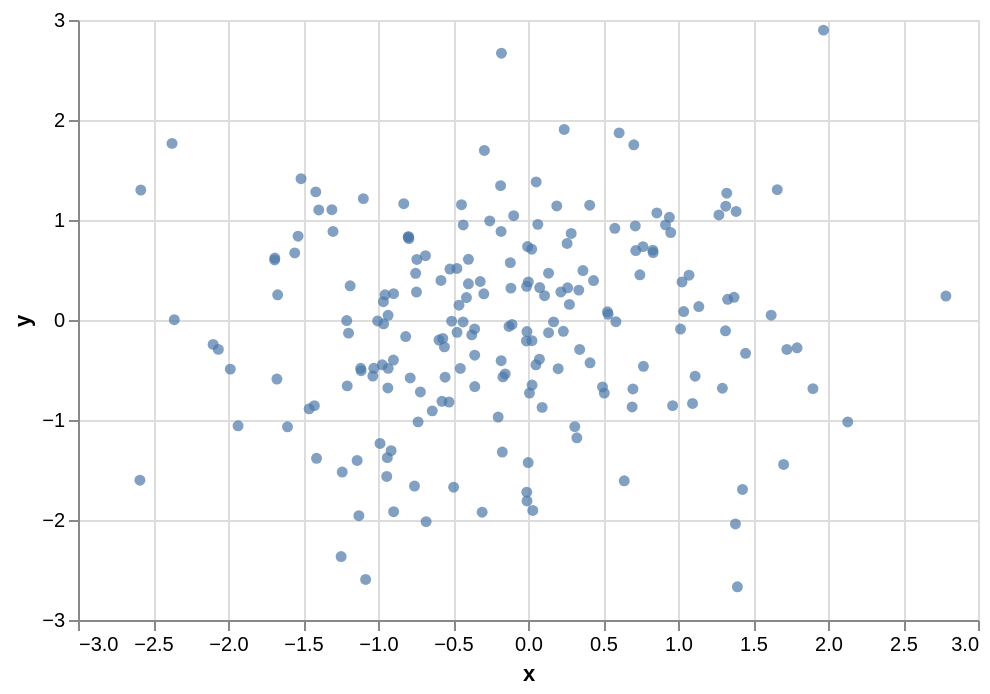

Describe this chart as a Vega-Lite specification.
### Vega-Lite specification from a JSON file in a GitHub repository (floating-point values rounded to 4 significant figures; data arrays with more than 128 entries replaced by an {"elided": "..."} marker saying what was removed)
{"mark": "circle", "encoding": {"x": {"field": "x", "type": "quantitative"}, "y": {"field": "y", "type": "quantitative"}}, "$schema": "https://vega.github.io/schema/vega-lite/v2.json", "width": 450, "height": 300, "selection": {"grid": {"type": "interval", "bind": "scales"}}, "data": {"values": {"elided": "200 records"}}}
